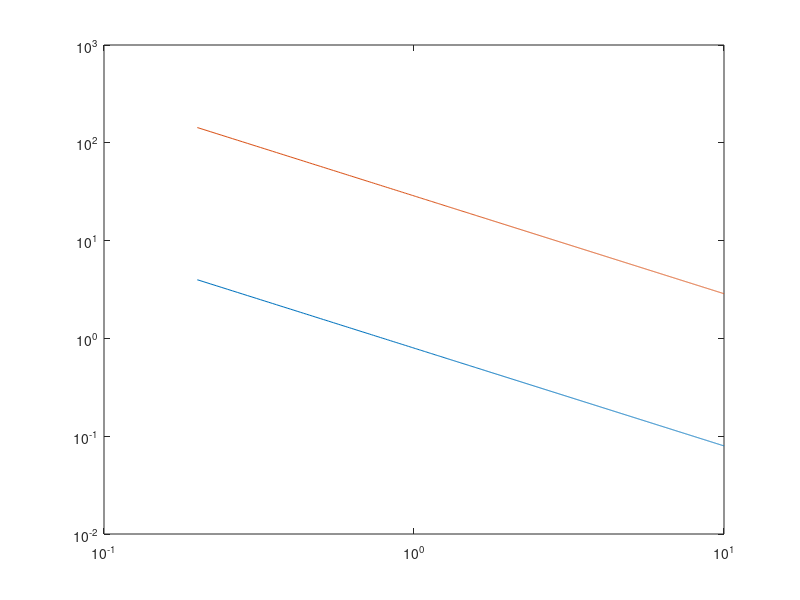

Write MATLAB code to recreate this figure.
function phasesf(varargin)

j = 1;
while(j < nargin)
    if(strncmpi(varargin{j},'test',4))
        test = varargin{j};
    end
    j = j+1;
end

phase = [5, 180];
a = [];
b = [];
freqs = [0.2:0.01:10];
for f = freqs
    a = [a phase(1)/( 2 * pi * f)];
    b = [b phase(2)/( 2 * pi * f)];
end

hold off;
plot(freqs,a);
hold on;
plot(freqs,b);
set(gca,'Yscale','Log');

set(gca,'Xscale','Log');
